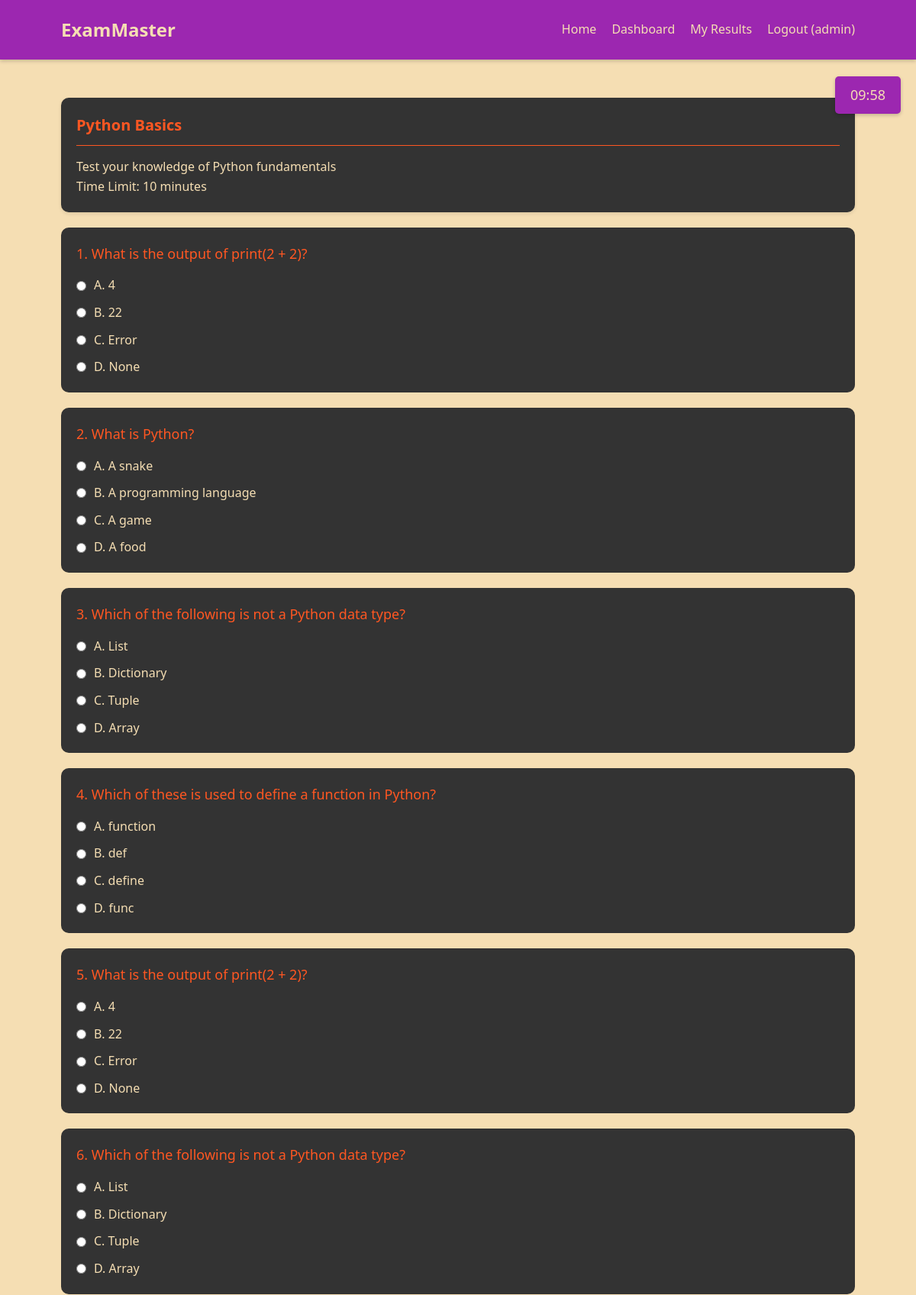
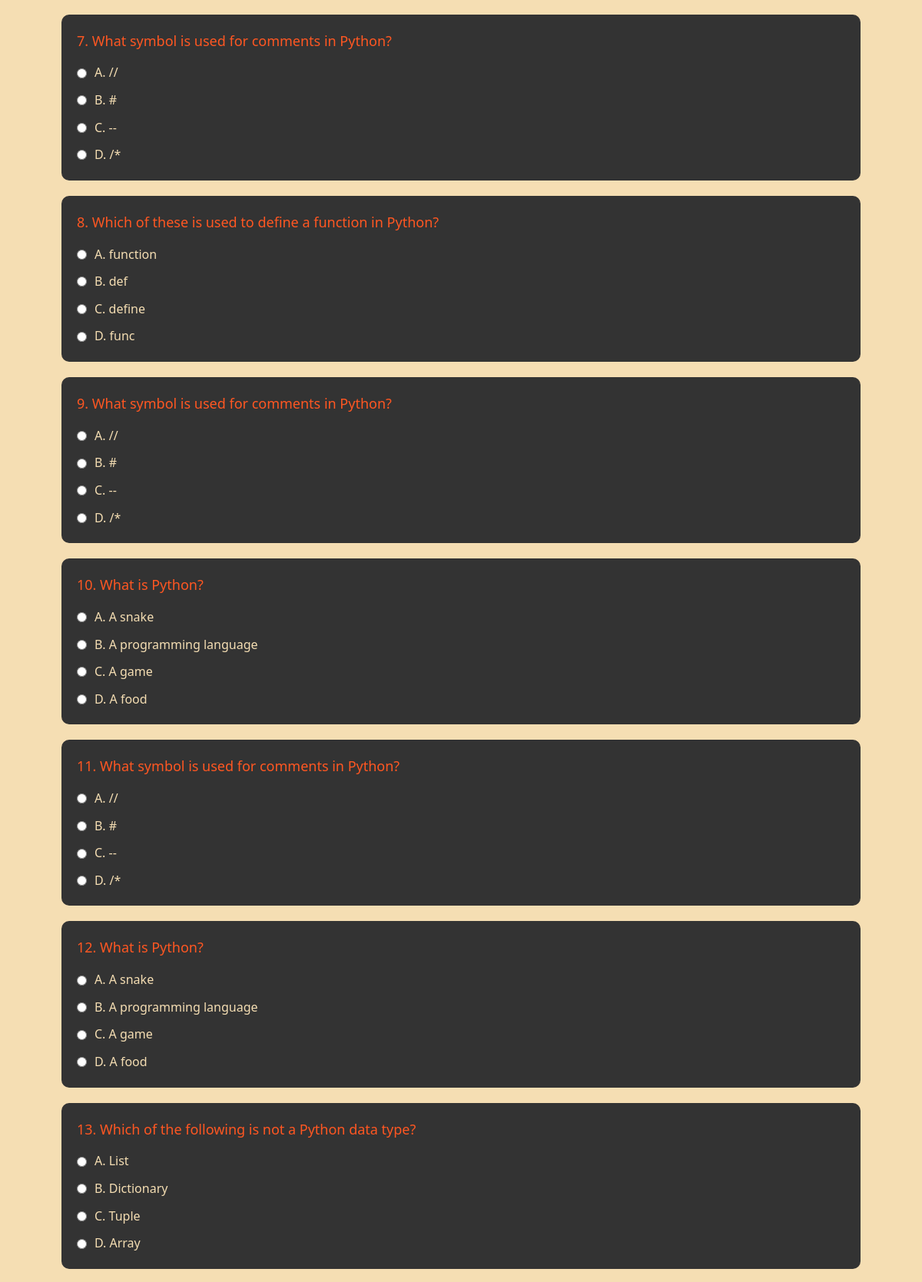
/exam/1 (signed in, upper part), run on the app's committed database (2 pictures, top to bottom).
### tables this page shows
CREATE TABLE exams (
        id INTEGER PRIMARY KEY AUTOINCREMENT,
        title TEXT NOT NULL,
        description TEXT,
        time_limit INTEGER DEFAULT 30
    );

CREATE TABLE questions (
        id INTEGER PRIMARY KEY AUTOINCREMENT,
        exam_id INTEGER,
        question_text TEXT NOT NULL,
        option_a TEXT NOT NULL,
        option_b TEXT NOT NULL,
        option_c TEXT NOT NULL,
        option_d TEXT NOT NULL,
        correct_answer TEXT NOT NULL,
        FOREIGN KEY (exam_id) REFERENCES exams (id)
    );

### app.py (the view)
@app.route('/exam/<int:exam_id>')
def take_exam(exam_id):
    if 'user_id' not in session:
        flash('Please login first!', 'error')
        return redirect(url_for('login'))
    conn = sqlite3.connect('exam_system.db')
    cursor = conn.cursor()
    cursor.execute('SELECT * FROM exams WHERE id = ?', (exam_id,))
    exam = cursor.fetchone()
    if not exam:
        flash('Exam not found!', 'error')
        return redirect(url_for('dashboard'))
    cursor.execute('SELECT * FROM questions WHERE exam_id = ?', (exam_id,))
    questions = cursor.fetchall()
    conn.close()
    random.shuffle(questions)
    session['exam_time'] = exam[3] * 60  # convert minutes to seconds
    session['exam_id'] = exam_id
    return render_template('exam.html', exam=exam, questions=questions)

### templates/exam.html (shortened to what this page needs)
{% extends 'base.html' %}
{% block content %}
    <div class="card">
        <div class="card-header">
            <h2 class="card-title">{{ exam[1] }}</h2>
        </div>
        <div class="card-body">
            <p>{{ exam[2] }}</p>
            <p>Time Limit: {{ exam[3] }} minutes</p>
            <div id="timer" class="timer" data-time="{{ session['exam_time'] }}">
            </div>
        </div>
    </div>
    <form id="exam-form" method="POST" action="{{ url_for('submit_exam') }}">
        {% for question in questions %}
            <div class="question-container">
                <p class="question-text">{{ loop.index }}. {{ question[2] }}</p>
                <div class="options">
                    <label class="option">
                        <input type="radio" name="question_{{ question[0] }}" value="A" required>
                        A. {{ question[3] }}
                    </label>
                    <label class="option">
                        <input type="radio" name="question_{{ question[0] }}" value="B">
                        B. {{ question[4] }}
                    </label>
                    <label class="option">
                        <input type="radio" name="question_{{ question[0] }}" value="C">
                        C. {{ question[5] }}
                    </label>
                    <label class="option">
                        <input type="radio" name="question_{{ question[0] }}" value="D">
                        D. {{ question[6] }}
                    </label>
                </div>
            </div>
        {% endfor %}
    </form>
{% endblock %}

### templates/base.html (shortened to what this page needs)
<!DOCTYPE html>
<html lang="en">
<head>
    <link rel="stylesheet" href="{{ url_for('static', filename='styles.css') }}">
</head>
<body>
    <header>
        <nav class="navbar container">
            <a href="{{ url_for('index') }}" class="logo">ExamMaster</a>
            <ul class="nav-links">
                <li><a href="{{ url_for('index') }}">Home</a></li>
                {% if 'user_id' in session %}
                    <li><a href="{{ url_for('dashboard') }}">Dashboard</a></li>
                    <li><a href="{{ url_for('view_results') }}">My Results</a></li>
                    <li><a href="{{ url_for('logout') }}">Logout ({{ session['username'] }})</a></li>
                {% else %}
                    <li><a href="{{ url_for('login') }}">Login</a></li>
                    <li><a href="{{ url_for('register') }}">Register</a></li>
                {% endif %}
            </ul>
        </nav>
    </header>
    <main class="container">
        {% block content %}{% endblock %}
    </main>
</body>
</html>

### static/styles.css (style rules this page uses)
:root { --primary-color: #9c27b0; --secondary-color: #ff5722; --accent-color: #4caf50; --dark-color: #333333; --light-color: #f5deb3; --error-color: #f44336; --success-color: #4caf50; }
* { margin: 0; padding: 0; box-sizing: border-box; font-family: 'Segoe UI', Tahoma, Geneva, Verdana, sans-serif; }
body { background-color: var(--light-color); color: var(--dark-color); line-height: 1.6; }
.container { width: 90%; max-width: 1200px; margin: 0 auto; padding: 20px; }
header { background-color: var(--primary-color); color: var(--light-color); padding: 20px 0; margin-bottom: 30px; box-shadow: 0 2px 5px rgba(0, 0, 0, 0.2); }
.navbar { display: flex; justify-content: space-between; align-items: center; padding: 0 20px; }
.logo { font-size: 24px; font-weight: bold; color: var(--light-color); text-decoration: none; }
.nav-links { display: flex; list-style: none; }
.nav-links li { margin-left: 20px; }
.nav-links a { color: var(--light-color); text-decoration: none; font-weight: 500; transition: color 0.3s; }
.card { background-color: var(--dark-color); color: var(--light-color); border-radius: 10px; padding: 20px; margin-bottom: 20px; box-shadow: 0 2px 5px rgba(0, 0, 0, 0.1); }
.card-header { border-bottom: 1px solid var(--secondary-color); padding-bottom: 10px; margin-bottom: 15px; display: flex; justify-content: space-between; align-items: center; }
.card-title { font-size: 20px; color: var(--secondary-color); }
.question-container { background-color: var(--dark-color); border-radius: 10px; padding: 20px; margin-bottom: 20px; color: var(--light-color); }
.question-text { font-size: 18px; margin-bottom: 15px; color: var(--secondary-color); }
.options { display: flex; flex-direction: column; gap: 10px; }
.option { display: flex; align-items: center; }
.option input[type="radio"] { margin-right: 10px; }
.timer { position: fixed; top: 100px; right: 20px; background-color: var(--primary-color); color: var(--light-color); padding: 10px 20px; border-radius: 5px; font-size: 18px; box-shadow: 0 2px 5px rgba(0, 0, 0, 0.2); }

### data on the page
exams: title "Python Basics", description "Test your knowledge of Python fundamentals", time_limit "10"
questions: question_text "What is the output of print(2 + 2)?", option_a "4", option_b "22", option_c "Error", option_d "None"
questions: question_text "What is Python?", option_a "A snake", option_b "A programming language", option_c "A game", option_d "A food"
questions: question_text "Which of the following is not a Python data type?", option_a "List", option_b "Dictionary", option_c "Tuple", option_d "Array"
questions: question_text "Which of these is used to define a function in Python?", option_a "function", option_b "def", option_c "define", option_d "func"
questions: question_text "What is the output of print(2 + 2)?", option_a "4", option_b "22", option_c "Error", option_d "None"
questions: question_text "Which of the following is not a Python data type?", option_a "List", option_b "Dictionary", option_c "Tuple", option_d "Array"
questions: question_text "What symbol is used for comments in Python?", option_a "//", option_b "#", option_c "--", option_d "/*"
questions: question_text "Which of these is used to define a function in Python?", option_a "function", option_b "def", option_c "define", option_d "func"
questions: question_text "What symbol is used for comments in Python?", option_a "//", option_b "#", option_c "--", option_d "/*"
questions: question_text "What is Python?", option_a "A snake", option_b "A programming language", option_c "A game", option_d "A food"
questions: question_text "What symbol is used for comments in Python?", option_a "//", option_b "#", option_c "--", option_d "/*"
questions: question_text "What is Python?", option_a "A snake", option_b "A programming language", option_c "A game", option_d "A food"
questions: question_text "Which of the following is not a Python data type?", option_a "List", option_b "Dictionary", option_c "Tuple", option_d "Array"

### other printed values
{{ session['username'] }} "admin"
